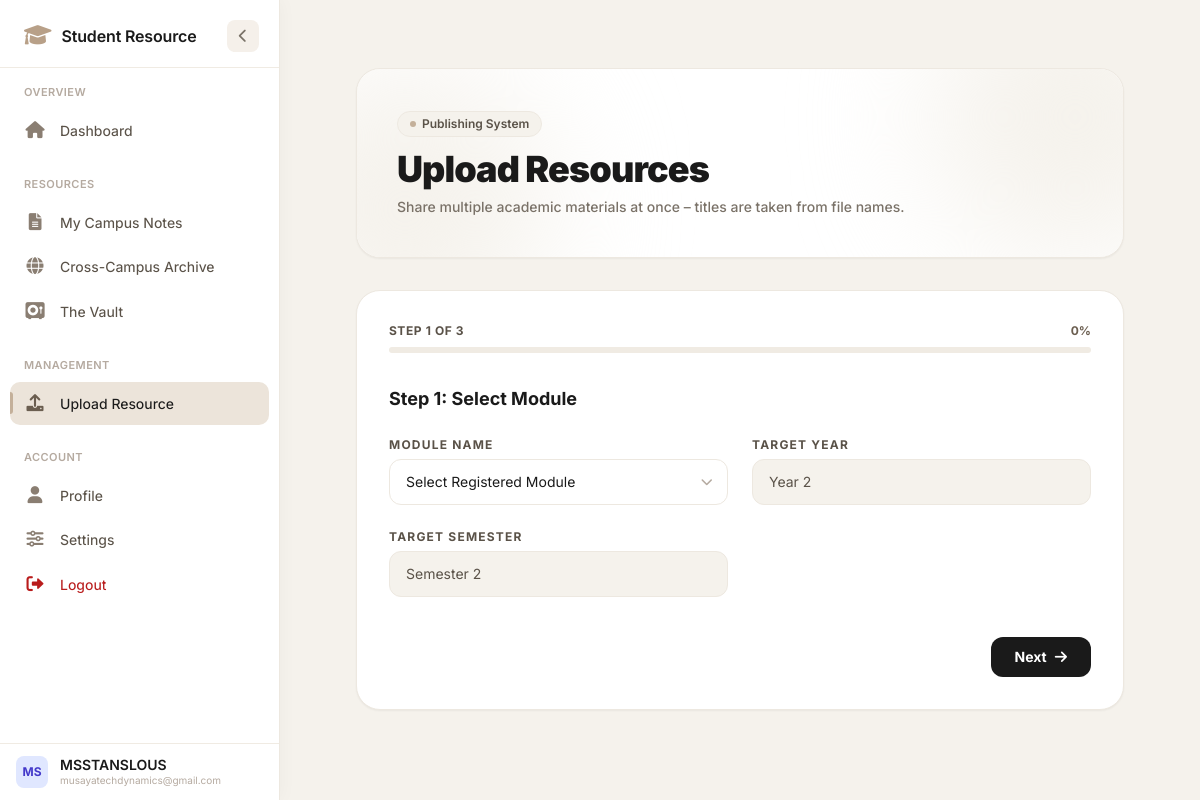
The page /upload-resource (signed in) on the database its author committed.
### app/models.py (models this page shows)
class User(db.Model, UserMixin):
    id = db.Column(db.Integer, primary_key=True)
    full_name = db.Column(db.String(100), nullable=False)
    email = db.Column(db.String(120), unique=True, nullable=False)
    password_hash = db.Column(db.String(128), nullable=False)
    campus = db.Column(db.String(50), nullable=False)
    student_id = db.Column(db.String(20), nullable=True)
    phone_number = db.Column(db.String(15), nullable=True)
    year = db.Column(db.Integer, default=1)
    semester = db.Column(db.Integer, default=1)
    program_id = db.Column(db.Integer, db.ForeignKey('program.id'), nullable=False)
    is_approved = db.Column(db.Boolean, default=False)
    is_class_rep = db.Column(db.Boolean, default=False)
    is_admin = db.Column(db.Boolean, default=False)
    created_at = db.Column(db.DateTime, default=datetime.utcnow)
    theme_preference = db.Column(db.String(20), default='light')  # 'light' or 'dark'
    language_preference = db.Column(db.String(10), default='en')  # 'en' for now
    last_activity = db.Column(db.DateTime, nullable=True, default=datetime.utcnow)
    is_active = db.Column(db.Boolean, default=True)  # soft delete flag

### app/core/routes.py (the view, shortened to what this page needs)
@core.route('/upload-resource', methods=['GET', 'POST'])
@login_required
def upload_resource():
    if not current_user.is_class_rep:
        flash('Access denied.')
        return redirect(url_for('core.dashboard'))
    modules = current_user.program.modules.all()
    programs = Program.query.all()
    return render_template('core/class_rep/upload_resource.html', modules=modules, programs=programs)

### app/__init__.py (called while the page is built)
@login_manager.user_loader
def load_user(user_id):
    return User.query.get(int(user_id))

### app/templates/core/class_rep/upload_resource.html (shortened to what this page needs)
{% extends 'base.html' %}
{% block content %}
<div class="space-y-8 max-w-5xl mx-auto px-4 sm:px-6 lg:px-8 relative">
    <div class="relative overflow-hidden rounded-3xl bg-white p-8 sm:p-10 shadow-sm border border-[#ede8e0] text-[#1a1a1a]">
        <div class="absolute -top-24 -right-24 w-72 h-72 bg-[#f5f2ec] rounded-full blur-3xl pointer-events-none"></div>
        <div class="absolute -bottom-24 -left-24 w-72 h-72 bg-[#f5f2ec] rounded-full blur-3xl pointer-events-none"></div>
        <div class="relative z-10">
            <span class="inline-flex items-center gap-1.5 px-3 py-1 rounded-full text-xs font-semibold bg-[#f5f2ec] border border-[#ede8e0] text-[#5a5248] mb-3 backdrop-blur-md">
                <span class="w-1.5 h-1.5 rounded-full bg-[#c4b09a] animate-pulse"></span>
                Publishing System
            </span>
            <h1 class="text-3xl font-black text-[#1a1a1a] tracking-tight sm:text-4xl">Upload Resources</h1>
            <p class="text-[#7a7268] text-sm mt-2 font-medium max-w-xl">Share multiple academic materials at once – titles are taken from file names.</p>
        </div>
    </div>
    <div class="bg-white border border-[#ede8e0] rounded-3xl p-6 sm:p-8 shadow-sm">
        <div class="mb-8">
            <div class="flex items-center justify-between mb-2">
                <span class="text-xs font-bold text-[#5a5248] uppercase tracking-wider">Step <span id="current-step-display">1</span> of 3</span>
                <span id="progress-percent" class="text-xs font-bold text-[#6b5e50]">0%</span>
            </div>
            <div class="w-full h-1.5 bg-[#f0ebe3] rounded-full overflow-hidden">
            </div>
        </div>
        <form id="resource-upload-form" action="{{ url_for('core.upload_resource') }}" method="POST" enctype="multipart/form-data">
            <div id="step-1" class="step-content space-y-6">
                <h3 class="text-lg font-bold text-[#1a1a1a]">Step 1: Select Module</h3>
                <div class="grid grid-cols-1 sm:grid-cols-2 gap-6">
                    <div>
                        <label for="module_id" class="block text-xs font-bold text-[#5a5248] uppercase tracking-widest mb-1.5">Module Name</label>
                        <div class="relative">
                            <select id="module_id" name="module_id" required
                                    class="block w-full px-4 py-3 bg-white border border-[#ede8e0] rounded-xl text-sm text-[#1a1a1a] focus:outline-none focus:ring-2 focus:ring-[#c4b09a]/20 focus:border-[#c4b09a] transition-all appearance-none cursor-pointer">
                                <option value="" disabled selected class="text-[#b5aaa0]">Select Registered Module</option>
                            </select>
                            <div class="pointer-events-none absolute inset-y-0 right-4 flex items-center text-[#b5aaa0]">
                            </div>
                        </div>
                    </div>
                    <div>
                        <label class="block text-xs font-bold text-[#5a5248] uppercase tracking-widest mb-1.5">Target Year</label>
                        <div class="relative">
                            <input type="text" value="Year {{ current_user.year }}" disabled
                                   class="block w-full px-4 py-3 bg-[#f5f2ec] border border-[#ede8e0] rounded-xl text-sm text-[#5a5248] cursor-not-allowed">
                        </div>
                    </div>
                    <div>
                        <label class="block text-xs font-bold text-[#5a5248] uppercase tracking-widest mb-1.5">Target Semester</label>
                        <div class="relative">
                            <input type="text" value="Semester {{ current_user.semester }}" disabled
                                   class="block w-full px-4 py-3 bg-[#f5f2ec] border border-[#ede8e0] rounded-xl text-sm text-[#5a5248] cursor-not-allowed">
                        </div>
                    </div>
                </div>
                <div class="flex justify-end pt-4">
                    <button type="button" onclick="nextStep(2)" class="inline-flex items-center px-6 py-2.5 bg-[#1a1a1a] hover:bg-black text-white text-sm font-bold rounded-xl transition-colors">
                        Next <i class="fas fa-arrow-right ml-2"></i>
                    </button>
                </div>
            </div>
        </form>
    </div>
</div>
{% endblock %}

### app/templates/base.html (shortened to what this page needs)
<!DOCTYPE html>
<html lang="en">
<head>
    <link rel="stylesheet" href="https://cdnjs.cloudflare.com/ajax/libs/font-awesome/6.0.0-beta3/css/all.min.css" />
    <script src="https://cdn.tailwindcss.com"></script>
</head>
<body class="{% if current_user.is_authenticated and current_user.theme_preference == 'dark' %}dark-theme{% endif %}">
    <aside class="sidebar" id="sidebar" data-turbo-permanent role="navigation" aria-label="Main navigation">
        <div class="sidebar-header">
            <div class="brand">
                <span class="brand-icon"><i class="fas fa-graduation-cap"></i></span>
                <span class="brand-text">Student Resource</span>
            </div>
            <button class="toggle-btn" id="toggleBtn" aria-label="Toggle navigation" title="Collapse / Expand">
                <i class="fas fa-chevron-left"></i>
            </button>
        </div>
        <div class="nav-scroll" id="navScroll">
            <div class="nav-group">
                <div class="nav-group-label">Overview</div>
                {% if current_user.is_admin %}
                    <a href="{{ url_for('core.admin_dashboard') }}"
                       class="nav-item {% if request.endpoint == 'core.admin_dashboard' %}active{% endif %}"
                       data-tooltip="Admin Dashboard" data-page="admin_dashboard">
                        <span class="nav-icon"><i class="fas fa-gauge-high"></i></span>
                        <span class="nav-text">Admin Dashboard</span>
                    </a>
                    <a href="{{ url_for('core.admin_analytics') }}"
                       class="nav-item {% if request.endpoint == 'core.admin_analytics' %}active{% endif %}"
                       data-tooltip="Analytics" data-page="admin_analytics">
                        <span class="nav-icon"><i class="fas fa-chart-pie"></i></span>
                        <span class="nav-text">Analytics</span>
                    </a>
                {% else %}
                    <a href="{{ url_for('core.dashboard') }}"
                       class="nav-item {% if request.endpoint == 'core.dashboard' %}active{% endif %}"
                       data-tooltip="Dashboard" data-page="dashboard">
                        <span class="nav-icon"><i class="fas fa-home"></i></span>
                        <span class="nav-text">Dashboard</span>
                    </a>
                {% endif %}
            </div>
            {% if not current_user.is_admin %}
            <div class="nav-group">
                <div class="nav-group-label">Resources</div>
                <a href="{{ url_for('core.campus_notes') }}"
                   class="nav-item {% if request.endpoint == 'core.campus_notes' %}active{% endif %}"
                   data-tooltip="My Notes" data-page="campus_notes">
                    <span class="nav-icon"><i class="fas fa-file-alt"></i></span>
                    <span class="nav-text">My Campus Notes</span>
                </a>
                <a href="{{ url_for('core.cross_campus') }}"
                   class="nav-item {% if request.endpoint == 'core.cross_campus' %}active{% endif %}"
                   data-tooltip="Cross-Campus" data-page="cross_campus">
                    <span class="nav-icon"><i class="fas fa-globe"></i></span>
                    <span class="nav-text">Cross-Campus Archive</span>
                </a>
                <a href="{{ url_for('core.vault') }}"
                   class="nav-item {% if request.endpoint == 'core.vault' %}active{% endif %}"
                   data-tooltip="Vault" data-page="vault">
                    <span class="nav-icon"><i class="fas fa-vault"></i></span>
                    <span class="nav-text">The Vault</span>
                </a>
            </div>
            {% endif %}
            {% if current_user.is_class_rep and not current_user.is_admin %}
            <div class="nav-group">
                <div class="nav-group-label">Management</div>
                <a href="{{ url_for('core.upload_resource') }}"
                   class="nav-item {% if request.endpoint == 'core.upload_resource' %}active{% endif %}"
                   data-tooltip="Upload" data-page="upload_resource">
                    <span class="nav-icon"><i class="fas fa-upload"></i></span>
                    <span class="nav-text">Upload Resource</span>
                </a>
            </div>
            {% endif %}
            <div class="nav-group">
                <div class="nav-group-label">Account</div>
                <a href="{{ url_for('core.profile') }}"
                   class="nav-item {% if request.endpoint == 'core.profile' %}active{% endif %}"
                   data-tooltip="Profile" data-page="profile">
                    <span class="nav-icon"><i class="fas fa-user"></i></span>
                    <span class="nav-text">Profile</span>
                </a>
                <a href="{{ url_for('core.settings') }}" class="nav-item {% if request.endpoint == 'core.settings' %}active{% endif %}" data-tooltip="Settings" data-page="settings">
                    <span class="nav-icon"><i class="fas fa-sliders-h"></i></span>
                    <span class="nav-text">Settings</span>
                </a>
                <a href="{{ url_for('auth.logout') }}" data-turbo="false"
                   class="nav-item" data-tooltip="Logout" style="color:#b91c1c;">
                    <span class="nav-icon"><i class="fas fa-sign-out-alt" style="color:#b91c1c;"></i></span>
                    <span class="nav-text">Logout</span>
                </a>
            </div>
        </div>
        <div class="sidebar-footer" style="border-top:1px solid #f0ebe3; padding:12px 16px; flex-shrink:0;">
            <div class="flex items-center space-x-3">
                <div class="h-8 w-8 rounded-lg bg-indigo-100 text-indigo-700 font-bold text-xs flex items-center justify-center flex-shrink-0">
                    {% if current_user.is_authenticated %}{{ current_user.full_name[:2].upper() }}{% else %}GS{% endif %}
                </div>
                <div class="flex flex-col min-w-0">
                    <span class="text-sm font-semibold text-[#1a1a1a] truncate leading-tight">
                        {% if current_user.is_authenticated %}{{ current_user.full_name }}{% else %}Guest{% endif %}
                    </span>
                    <span class="text-[10px] text-[#b5aaa0] truncate">{{ current_user.email if current_user.is_authenticated else 'Not logged in' }}</span>
                </div>
            </div>
        </div>
    </aside>
    <main class="main-content" id="mainContent">
        <div class="max-w-7xl mx-auto pb-12">
            {% block content %}{% endblock %}
        </div>
    </main>
</body>
</html>

### app/templates/base.html (style rules this page uses)
*, *::before, *::after { margin: 0; padding: 0; box-sizing: border-box; }
body { font-family: 'Inter', -apple-system, BlinkMacSystemFont, sans-serif; background: #f5f2ec; color: #1a1a1a; display: flex; min-height: 100vh; margin: 0; }
.sidebar { position: sticky; top: 0; left: 0; height: 100vh; width: 280px; min-width: 280px; background: #ffffff; border-right: 1px solid #ede8e0; display: flex; flex-direction: column; transition: width 0.32s cubic-bezier(0.4, 0, 0.2, 1), min-width 0.32s cubic-bezier(0.4, 0, 0.2, 1); overflow: hidden; z-index: 100; box-shadow: 2px 0 16px rgba(0, 0, 0, 0.03); flex-shrink: 0; }
.sidebar-header { display: flex; align-items: center; justify-content: space-between; padding: 18px 20px 14px 24px; border-bottom: 1px solid #f0ebe3; flex-shrink: 0; min-height: 68px; }
.brand { display: flex; align-items: center; gap: 10px; overflow: hidden; white-space: nowrap; }
.brand-icon { font-size: 22px; color: #b8a088; flex-shrink: 0; }
.brand-text { font-weight: 600; font-size: 16px; letter-spacing: -0.01em; color: #1a1a1a; transition: opacity 0.25s ease, transform 0.25s ease; }
.toggle-btn { width: 32px; height: 32px; border: none; border-radius: 8px; background: #f5f0ea; color: #7a7268; font-size: 14px; cursor: pointer; display: flex; align-items: center; justify-content: center; transition: background 0.2s ease, color 0.2s ease, transform 0.32s cubic-bezier(0.4, 0, 0.2, 1); flex-shrink: 0; }
.toggle-btn .fa-chevron-left { transition: transform 0.32s cubic-bezier(0.4, 0, 0.2, 1); }
.nav-scroll { flex: 1; overflow-y: auto; overflow-x: hidden; padding: 10px 10px 20px 10px; scroll-behavior: smooth; }
.nav-group { margin-bottom: 18px; }
.nav-group:last-child { margin-bottom: 0; }
.nav-group-label { font-size: 11px; font-weight: 600; letter-spacing: 0.04em; text-transform: uppercase; color: #b5aaa0; padding: 6px 14px 8px 14px; transition: opacity 0.25s ease, height 0.25s ease, padding 0.25s ease; opacity: 1; height: auto; overflow: hidden; white-space: nowrap; }
.nav-item { display: flex; align-items: center; gap: 14px; padding: 9px 14px; border-radius: 10px; cursor: pointer; transition: background 0.18s ease, color 0.18s ease, padding 0.18s ease; color: #5a5248; text-decoration: none; position: relative; white-space: nowrap; margin-bottom: 1px; min-height: 40px; user-select: none; }
.nav-item.active { background: #ece4da; color: #1a1a1a; font-weight: 500; }
.nav-item.active::before { content: ''; position: absolute; left: 0; top: 50%; transform: translateY(-50%); width: 3px; height: 22px; background: #c4b09a; border-radius: 0 4px 4px 0; transition: height 0.2s ease; }
.nav-item .nav-icon { font-size: 17px; width: 22px; text-align: center; flex-shrink: 0; color: #8a7e72; transition: color 0.18s ease; }
.nav-item.active .nav-icon { color: #6b5e50; }
.nav-item .nav-text { font-size: 14px; font-weight: 450; flex: 1; transition: opacity 0.25s ease, transform 0.25s ease; overflow: hidden; text-overflow: ellipsis; }
.nav-item[data-tooltip] { position: relative; }
.main-content { flex: 1; padding: 36px 44px; background: #f5f2ec; min-height: 100vh; overflow-y: auto; }
:root { --bg-body: #f5f2ec; --bg-card: #ffffff; --text-primary: #1a1a1a; --text-secondary: #5a5248; --text-muted: #b5aaa0; --border-color: #ede8e0; --border-light: #f0ebe3; --shadow: 0 2px 8px rgba(0,0,0,0.04); }
body { background: var(--bg-body); color: var(--text-primary); transition: background 0.2s ease, color 0.2s ease; }

### rows shown on the page
User: full_name "MS", full_name "MSSTANSLOUS", is_active+email "musayatechdynamics@gmail.com", year "Year 2", semester "Semester 2"
